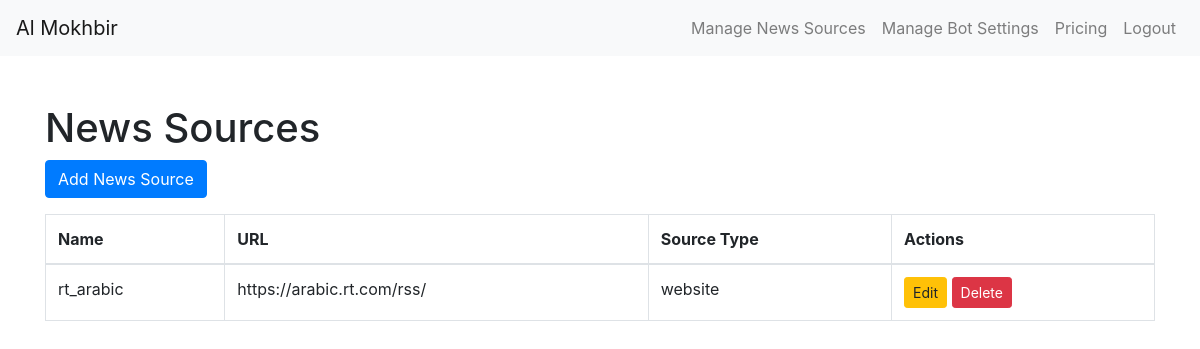
Page /news_manager/news_sources/ (signed in) on the committed database.
### news_manager/models.py (models this page shows, shortened)
class NewsSource(models.Model):
    user = models.ForeignKey(User, null=True, blank=True, on_delete=models.SET_NULL)
    name = models.CharField(max_length=100)
    url = models.URLField()
    source_type = models.CharField(max_length=50)

### news_manager/views.py (the view)
# urls.py: path('news_sources/', views.news_source_list, name='news_source_list'),
@login_required
def news_source_list(request):
    if not hasattr(request.user, 'subscription') or not request.user.subscription.is_premium:
        return redirect('pricing')
    news_sources = NewsSource.objects.filter(user=request.user) if request.user.subscription.is_premium else NewsSource.objects.filter(user=None)  # Default sources
    return render(request, 'news_manager/news_source_list.html', {'news_sources': news_sources})

### news_manager/templates/news_manager/news_source_list.html (shortened to what this page needs)
{% extends 'news_manager/base.html' %}
{% block content %}
<h1>News Sources</h1>
<a href="{% url 'add_news_source' %}" class="btn btn-primary mb-3">Add News Source</a>
<table class="table table-bordered">
    <thead>
        <tr>
            <th>Name</th>
            <th>URL</th>
            <th>Source Type</th>
            <th>Actions</th>
        </tr>
    </thead>
    <tbody>
        {% for news_source in news_sources %}
        <tr>
            <td>{{ news_source.name }}</td>
            <td>{{ news_source.url }}</td>
            <td>{{ news_source.source_type }}</td>
            <td>
                <a href="{% url 'edit_news_source' news_source.pk %}" class="btn btn-sm btn-warning">Edit</a>
                <a href="{% url 'delete_news_source' news_source.pk %}" class="btn btn-sm btn-danger">Delete</a>
            </td>
        </tr>
        {% endfor %}
    </tbody>
</table>
{% endblock %}

### rows in the picture
NewsSource: name "rt_arabic", url "https://arabic.rt.com/rss/", source_type "website"
